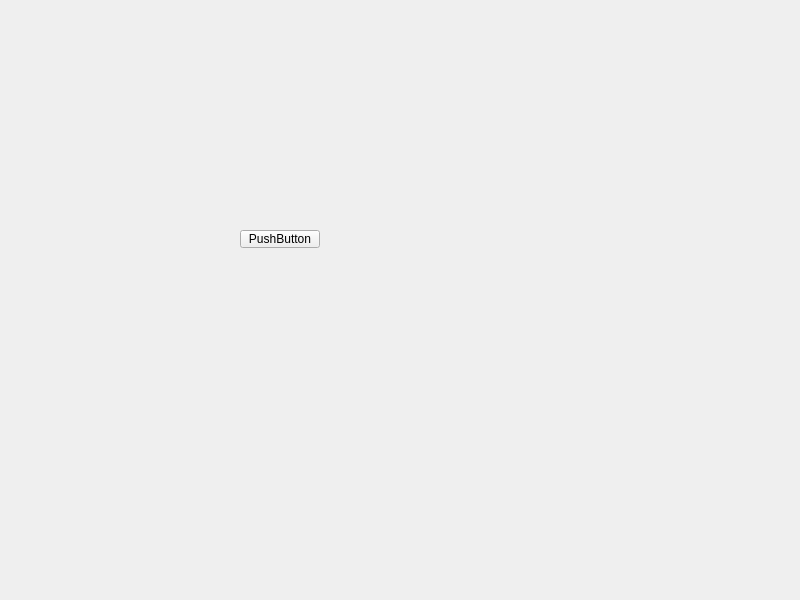
<?xml version="1.0" encoding="UTF-8"?>
<ui version="4.0">
 <class>Widget</class>
 <widget class="QWidget" name="Widget">
  <property name="geometry">
   <rect>
    <x>0</x>
    <y>0</y>
    <width>800</width>
    <height>600</height>
   </rect>
  </property>
  <property name="windowTitle">
   <string>Widget</string>
  </property>
  <widget class="QPushButton" name="pushButton">
   <property name="geometry">
    <rect>
     <x>240</x>
     <y>230</y>
     <width>80</width>
     <height>18</height>
    </rect>
   </property>
   <property name="text">
    <string>PushButton</string>
   </property>
  </widget>
 </widget>
 <resources/>
 <connections/>
</ui>
